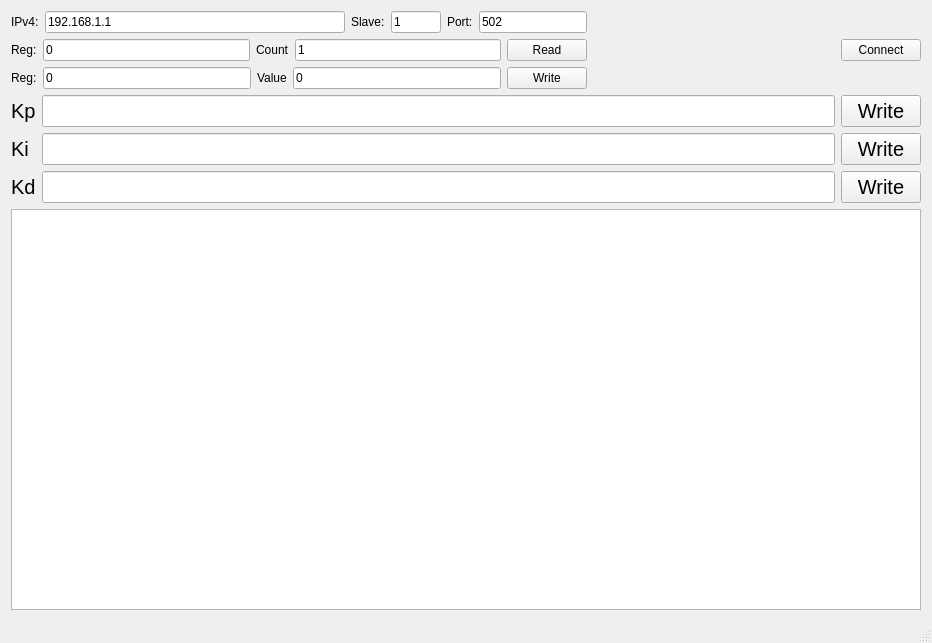
<?xml version="1.0" encoding="UTF-8"?>
<ui version="4.0">
 <class>MainWindow</class>
 <widget class="QMainWindow" name="MainWindow">
  <property name="geometry">
   <rect>
    <x>0</x>
    <y>0</y>
    <width>932</width>
    <height>643</height>
   </rect>
  </property>
  <property name="maximumSize">
   <size>
    <width>16777215</width>
    <height>16777215</height>
   </size>
  </property>
  <property name="windowTitle">
   <string>Test_TCP</string>
  </property>
  <property name="unifiedTitleAndToolBarOnMac">
   <bool>false</bool>
  </property>
  <widget class="QWidget" name="centralWidget">
   <layout class="QVBoxLayout" name="verticalLayout_8">
    <item>
     <layout class="QVBoxLayout" name="verticalLayout_7">
      <item>
       <layout class="QHBoxLayout" name="horizontalLayout_5">
        <item>
         <layout class="QVBoxLayout" name="verticalLayout_3">
          <item>
           <layout class="QVBoxLayout" name="verticalLayout">
            <item>
             <layout class="QHBoxLayout" name="horizontalLayout">
              <item>
               <widget class="QLabel" name="IP_label">
                <property name="text">
                 <string>IPv4:</string>
                </property>
                <property name="buddy">
                 <cstring>IPv4_line_edit</cstring>
                </property>
               </widget>
              </item>
              <item>
               <widget class="QLineEdit" name="IPv4_line_edit">
                <property name="minimumSize">
                 <size>
                  <width>300</width>
                  <height>0</height>
                 </size>
                </property>
                <property name="whatsThis">
                 <string/>
                </property>
                <property name="text">
                 <string>192.168.1.1</string>
                </property>
                <property name="maxLength">
                 <number>20</number>
                </property>
               </widget>
              </item>
              <item>
               <widget class="QLabel" name="slave_label">
                <property name="text">
                 <string>Slave:</string>
                </property>
               </widget>
              </item>
              <item>
               <widget class="QLineEdit" name="slave_line_edit">
                <property name="maximumSize">
                 <size>
                  <width>50</width>
                  <height>16777215</height>
                 </size>
                </property>
                <property name="text">
                 <string>1</string>
                </property>
                <property name="maxLength">
                 <number>10</number>
                </property>
               </widget>
              </item>
              <item>
               <widget class="QLabel" name="port_label">
                <property name="text">
                 <string>Port:</string>
                </property>
               </widget>
              </item>
              <item>
               <widget class="QLineEdit" name="port_line_edit">
                <property name="text">
                 <string>502</string>
                </property>
                <property name="maxLength">
                 <number>8</number>
                </property>
               </widget>
              </item>
             </layout>
            </item>
           </layout>
          </item>
          <item>
           <layout class="QVBoxLayout" name="verticalLayout_2">
            <item>
             <layout class="QHBoxLayout" name="horizontalLayout_3">
              <item>
               <widget class="QLabel" name="rd_reg_label">
                <property name="text">
                 <string>Reg:</string>
                </property>
               </widget>
              </item>
              <item>
               <widget class="QLineEdit" name="rd_reg_line_edit">
                <property name="enabled">
                 <bool>true</bool>
                </property>
                <property name="text">
                 <string>0</string>
                </property>
               </widget>
              </item>
              <item>
               <widget class="QLabel" name="rd_count_label">
                <property name="text">
                 <string>Count</string>
                </property>
               </widget>
              </item>
              <item>
               <widget class="QLineEdit" name="rd_count_line_edit">
                <property name="text">
                 <string>1</string>
                </property>
               </widget>
              </item>
              <item>
               <widget class="QPushButton" name="rd_button">
                <property name="text">
                 <string>Read</string>
                </property>
               </widget>
              </item>
             </layout>
            </item>
            <item>
             <layout class="QHBoxLayout" name="horizontalLayout_4">
              <item>
               <widget class="QLabel" name="wr_reg_label">
                <property name="text">
                 <string>Reg:</string>
                </property>
               </widget>
              </item>
              <item>
               <widget class="QLineEdit" name="wr_reg_line_edit">
                <property name="text">
                 <string>0</string>
                </property>
               </widget>
              </item>
              <item>
               <widget class="QLabel" name="wr_val_label">
                <property name="text">
                 <string>Value</string>
                </property>
               </widget>
              </item>
              <item>
               <widget class="QLineEdit" name="wr_val_line_edit">
                <property name="text">
                 <string>0</string>
                </property>
               </widget>
              </item>
              <item>
               <widget class="QPushButton" name="wr_button">
                <property name="text">
                 <string>Write</string>
                </property>
               </widget>
              </item>
             </layout>
            </item>
           </layout>
          </item>
         </layout>
        </item>
        <item>
         <spacer name="horizontalSpacer">
          <property name="orientation">
           <enum>Qt::Horizontal</enum>
          </property>
          <property name="sizeHint" stdset="0">
           <size>
            <width>40</width>
            <height>20</height>
           </size>
          </property>
         </spacer>
        </item>
        <item>
         <widget class="QPushButton" name="connect_button">
          <property name="text">
           <string>Connect</string>
          </property>
         </widget>
        </item>
       </layout>
      </item>
      <item>
       <layout class="QHBoxLayout" name="horizontalLayout_2">
        <item>
         <layout class="QVBoxLayout" name="verticalLayout_6">
          <item>
           <widget class="QLabel" name="label">
            <property name="font">
             <font>
              <pointsize>15</pointsize>
             </font>
            </property>
            <property name="text">
             <string>Kp</string>
            </property>
           </widget>
          </item>
          <item>
           <widget class="QLabel" name="label_2">
            <property name="font">
             <font>
              <pointsize>15</pointsize>
             </font>
            </property>
            <property name="text">
             <string>Ki</string>
            </property>
           </widget>
          </item>
          <item>
           <widget class="QLabel" name="label_3">
            <property name="font">
             <font>
              <pointsize>15</pointsize>
             </font>
            </property>
            <property name="text">
             <string>Kd</string>
            </property>
           </widget>
          </item>
         </layout>
        </item>
        <item>
         <layout class="QVBoxLayout" name="verticalLayout_5">
          <item>
           <widget class="QLineEdit" name="KpNum">
            <property name="font">
             <font>
              <pointsize>15</pointsize>
             </font>
            </property>
           </widget>
          </item>
          <item>
           <widget class="QLineEdit" name="KiNum">
            <property name="font">
             <font>
              <pointsize>15</pointsize>
             </font>
            </property>
           </widget>
          </item>
          <item>
           <widget class="QLineEdit" name="KdNum">
            <property name="font">
             <font>
              <pointsize>15</pointsize>
             </font>
            </property>
           </widget>
          </item>
         </layout>
        </item>
        <item>
         <layout class="QVBoxLayout" name="verticalLayout_4">
          <item>
           <widget class="QPushButton" name="KpWrite">
            <property name="font">
             <font>
              <pointsize>15</pointsize>
             </font>
            </property>
            <property name="text">
             <string>Write</string>
            </property>
           </widget>
          </item>
          <item>
           <widget class="QPushButton" name="KiWrite">
            <property name="font">
             <font>
              <pointsize>15</pointsize>
             </font>
            </property>
            <property name="text">
             <string>Write</string>
            </property>
           </widget>
          </item>
          <item>
           <widget class="QPushButton" name="KdWrite">
            <property name="font">
             <font>
              <pointsize>15</pointsize>
             </font>
            </property>
            <property name="text">
             <string>Write</string>
            </property>
           </widget>
          </item>
         </layout>
        </item>
       </layout>
      </item>
      <item>
       <widget class="QPlainTextEdit" name="log_plain_text_edit">
        <property name="minimumSize">
         <size>
          <width>0</width>
          <height>250</height>
         </size>
        </property>
       </widget>
      </item>
     </layout>
    </item>
   </layout>
  </widget>
  <widget class="QStatusBar" name="statusBar"/>
 </widget>
 <layoutdefault spacing="6" margin="11"/>
 <resources/>
 <connections/>
</ui>
